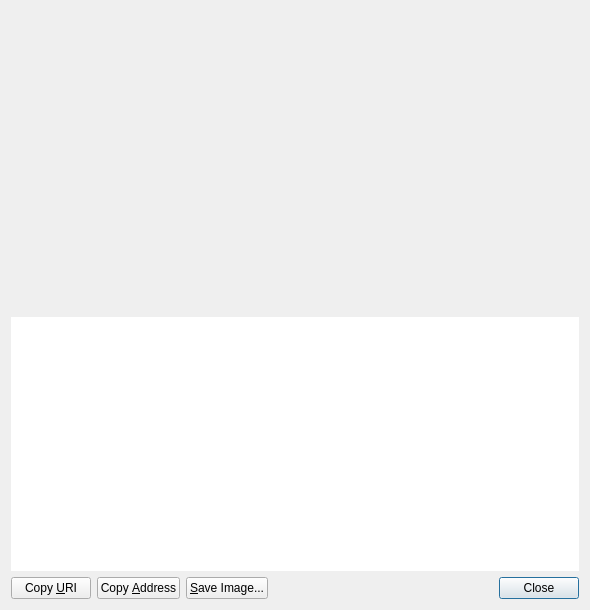
<?xml version="1.0" encoding="UTF-8"?>
<ui version="4.0">
 <class>ReceiveRequestDialog</class>
 <widget class="QDialog" name="ReceiveRequestDialog">
  <property name="geometry">
   <rect>
    <x>0</x>
    <y>0</y>
    <width>590</width>
    <height>610</height>
   </rect>
  </property>
  <layout class="QVBoxLayout" name="verticalLayout_3">
   <item>
    <widget class="QRImageWidget" name="lblQRCode">
     <property name="sizePolicy">
      <sizepolicy hsizetype="Expanding" vsizetype="Fixed">
       <horstretch>0</horstretch>
       <verstretch>0</verstretch>
      </sizepolicy>
     </property>
     <property name="minimumSize">
      <size>
       <width>300</width>
       <height>300</height>
      </size>
     </property>
     <property name="toolTip">
      <string>QR Code</string>
     </property>
     <property name="textFormat">
      <enum>Qt::PlainText</enum>
     </property>
     <property name="alignment">
      <set>Qt::AlignCenter</set>
     </property>
     <property name="wordWrap">
      <bool>true</bool>
     </property>
    </widget>
   </item>
   <item>
    <widget class="QTextEdit" name="outUri">
     <property name="sizePolicy">
      <sizepolicy hsizetype="Expanding" vsizetype="Expanding">
       <horstretch>0</horstretch>
       <verstretch>0</verstretch>
      </sizepolicy>
     </property>
     <property name="minimumSize">
      <size>
       <width>0</width>
       <height>50</height>
      </size>
     </property>
     <property name="frameShape">
      <enum>QFrame::NoFrame</enum>
     </property>
     <property name="frameShadow">
      <enum>QFrame::Plain</enum>
     </property>
     <property name="tabChangesFocus">
      <bool>true</bool>
     </property>
     <property name="textInteractionFlags">
      <set>Qt::TextSelectableByKeyboard|Qt::TextSelectableByMouse</set>
     </property>
    </widget>
   </item>
   <item>
    <layout class="QHBoxLayout" name="horizontalLayout">
     <item>
      <widget class="QPushButton" name="btnCopyURI">
       <property name="text">
        <string>Copy &amp;URI</string>
       </property>
       <property name="autoDefault">
        <bool>false</bool>
       </property>
      </widget>
     </item>
     <item>
      <widget class="QPushButton" name="btnCopyAddress">
       <property name="text">
        <string>Copy &amp;Address</string>
       </property>
       <property name="autoDefault">
        <bool>false</bool>
       </property>
      </widget>
     </item>
     <item>
      <widget class="QPushButton" name="btnSaveAs">
       <property name="text">
        <string>&amp;Save Image...</string>
       </property>
       <property name="autoDefault">
        <bool>false</bool>
       </property>
      </widget>
     </item>
     <item>
      <spacer name="horizontalSpacer_2">
       <property name="orientation">
        <enum>Qt::Horizontal</enum>
       </property>
       <property name="sizeHint" stdset="0">
        <size>
         <width>40</width>
         <height>20</height>
        </size>
       </property>
      </spacer>
     </item>
     <item>
      <widget class="QDialogButtonBox" name="buttonBox">
       <property name="standardButtons">
        <set>QDialogButtonBox::Close</set>
       </property>
      </widget>
     </item>
    </layout>
   </item>
  </layout>
 </widget>
 <customwidgets>
  <customwidget>
   <class>QRImageWidget</class>
   <extends>QLabel</extends>
   <header>receiverequestdialog.h</header>
  </customwidget>
 </customwidgets>
 <resources/>
 <connections>
  <connection>
   <sender>buttonBox</sender>
   <signal>rejected()</signal>
   <receiver>ReceiveRequestDialog</receiver>
   <slot>reject()</slot>
   <hints>
    <hint type="sourcelabel">
     <x>452</x>
     <y>573</y>
    </hint>
    <hint type="destinationlabel">
     <x>243</x>
     <y>298</y>
    </hint>
   </hints>
  </connection>
  <connection>
   <sender>buttonBox</sender>
   <signal>accepted()</signal>
   <receiver>ReceiveRequestDialog</receiver>
   <slot>accept()</slot>
   <hints>
    <hint type="sourcelabel">
     <x>452</x>
     <y>573</y>
    </hint>
    <hint type="destinationlabel">
     <x>243</x>
     <y>298</y>
    </hint>
   </hints>
  </connection>
 </connections>
</ui>
